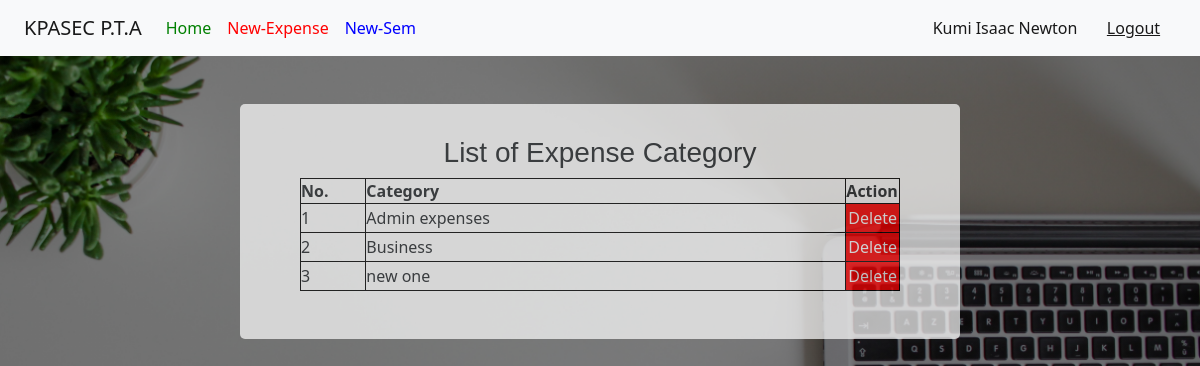
The page /accountant_dashboard/expenses/add_expense_category (signed in) on the database as committed earlier.
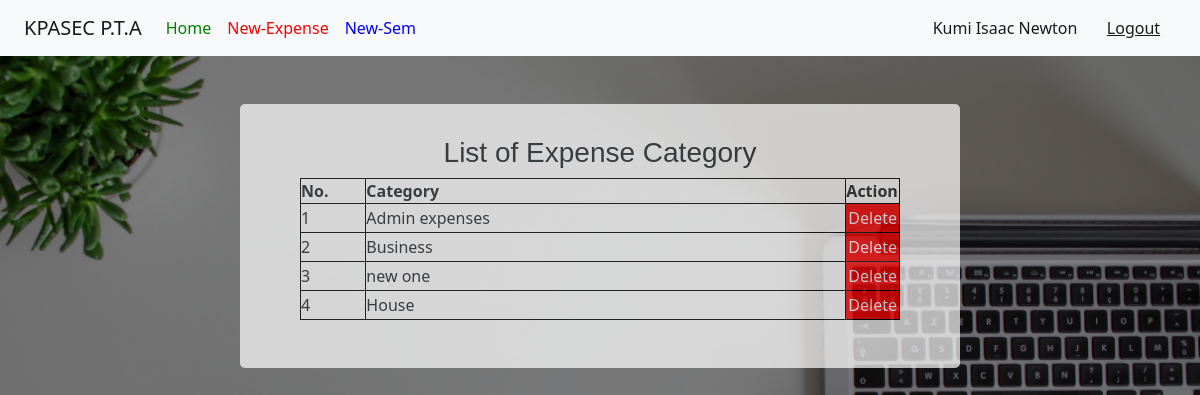
The same page on the database as committed later.
### app.py (models this page shows, shortened)
class ExpenseCategory(db.Model):
	id = db.Column(db.Integer, primary_key=True)
	date = db.Column(db.DateTime, default = datetime.utcnow())
	adder = db.Column(db.String(120))
	category = db.Column(db.String(120), nullable=False)

### app.py (the view, shortened to what this page needs)
@app.route("/accountant_dashboard/expenses/add_expense_category", methods = ['GET', 'POST'])
@login_required
def add_expense_category():
	if account_access():
		categories = ExpenseCategory.query.all()
		form = NewExpenseCatForm()
		return render_template("add_expense_category.html", form=form, categories=categories)
	else:
		abort(404)

### app.py (shortened to what this page needs)
class NewExpenseCatForm(FlaskForm):
	category = StringField("New Category Name", validators=[DataRequired(), Length(max	= 200)])
	exp_submit = SubmitField("Create")

### app.py (called while the page is built)
def account_access():
	if not current_user.approval:
		return False
	if current_user.function == 'Accountant':
		return True
	if current_user.function == 'Clerk':
		return False

@login_manager.user_loader
def load_user(user_id):
	return User.query.get(int(user_id))

### templates/add_expense_category.html (shortened to what this page needs)
{% extends "bootstrap.html" %}
{% block content %}
<!DOCTYPE html>
<html>
<head>
</head>
<body>
<header>
		<nav class="navbar navbar-expand-lg navbar-light bg-light">
			    <a class="navbar-brand kpa" href="#">KPASEC P.T.A</a>
				<div class="collapse navbar-collapse" id="navbarText">
			      <ul class="navbar-nav me-auto mb-2 mb-lg-0">
			        <li class="nav-item">
			          <a class="nav-link active " aria-current="page" href="{{url_for('accountant_dashboard')}}" id="dash">Home</a>
			        </li>
			        <li class="nav-item">
			          <a class="nav-link " href="#" id="new-class">New-Expense</a>
			        </li>
			        <li class="nav-item">
			          <a class="nav-link " href="{{url_for('begin_sem')}}" id="new-sem">New-Sem</a>
			        </li>
			      </ul>
			      <span class="navbar-text" >
			      	<a style="text-decoration:none;" href="{{url_for('account')}}" class="nn">{{current_user.username}}</a>
			      	<a href="{{url_for('logout')}}">Logout</a>
			      </span>
			    </div>
			</nav>
	</header>
   <center>
   	<div class="ttable" id="cont1">
   		<h3 class="topp" style="padding-top:4vh;font-family: sans-serif;">List of Expense Category </h3>
   		<table >
   			<tr>
   				<th>No.</th>
   				<th>Category</th>
   				<th class="act">Action</th>
   			</tr>
   			{% for cls in categories %}
   			<tr>
   				<td>{{loop.index}}</td>
   				<td class="fom">{{cls.category}}</td>
   				<td class="act">
   					<a href="{{url_for('delete_expense_category', id = cls.id)}}">
   						<input type="submit" name="" value="Delete">
   					</a>
   				</td>
   			</tr>
   			{% endfor %}
   		</table><br><br>
   	</div><br>
</center>
</body>
</html>
{% endblock %}

Rows that differ between the two databases and show on the page:
added ExpenseCategory: category "House"
